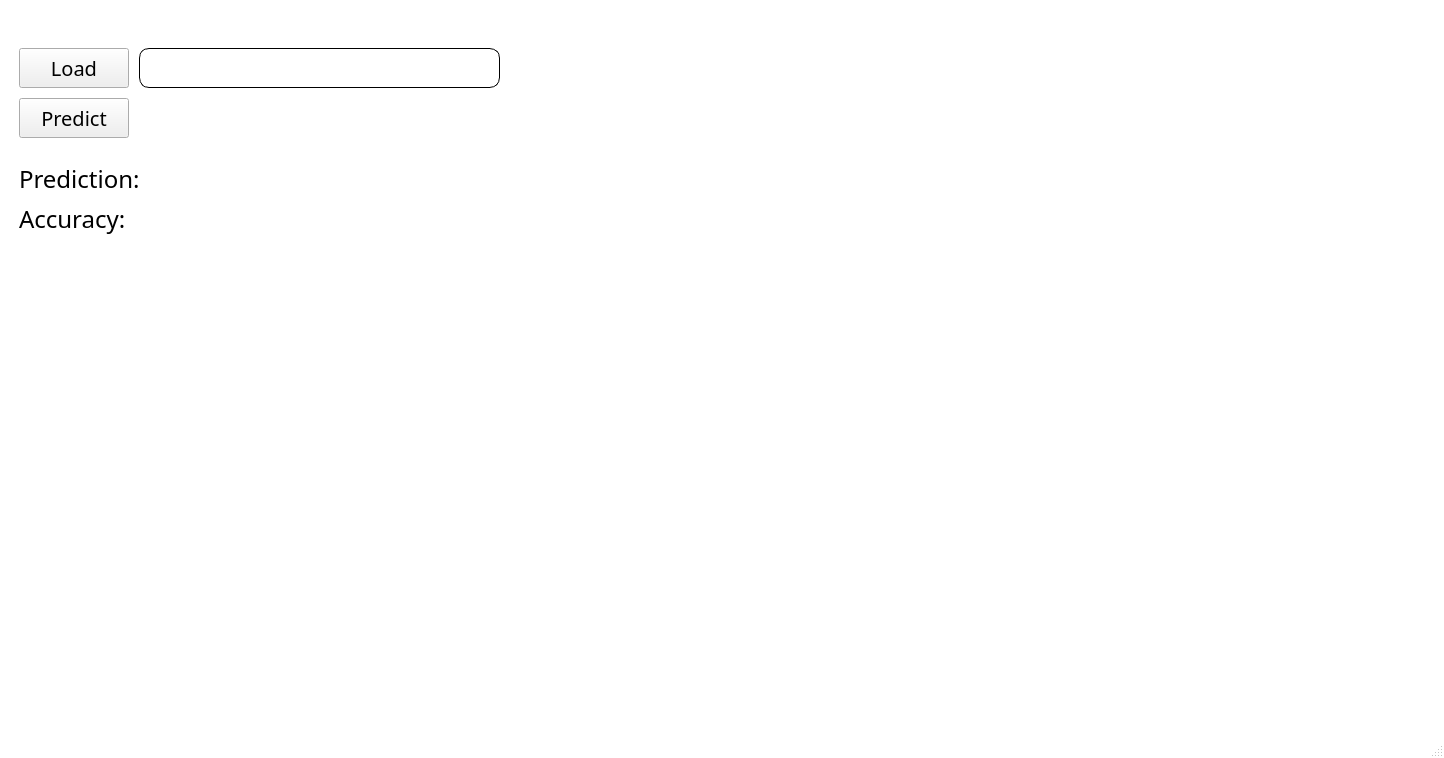
<?xml version="1.0" encoding="UTF-8"?>
<ui version="4.0">
 <class>MainWindow</class>
 <widget class="QMainWindow" name="MainWindow">
  <property name="geometry">
   <rect>
    <x>0</x>
    <y>0</y>
    <width>1444</width>
    <height>758</height>
   </rect>
  </property>
  <property name="windowTitle">
   <string>Image-Recognition</string>
  </property>
  <property name="styleSheet">
   <string notr="true">#MainWindow {
	background-color: white;
}</string>
  </property>
  <widget class="QWidget" name="centralwidget">
   <property name="styleSheet">
    <string notr="true">QLabel {
	font-family: JUST Sans;
	font-size: 24px;
}

QLabel#prediction {
	color: rgb(255, 170, 0);
	font-weight: bold;
}

QLabel#accuracy {
	color: rgb(255, 0, 4);
	font-weight: bold;
}

QPushButton{
	font-family: JUST Sans;
	font-size: 20px;
}

QLineEdit {
	font-family: JUST Sans;
	font-size: 20px;	
	border-style: solid;
	border-width: 1px;
	border-radius: 10px 10px 10px 10px;
	color: rgb(0, 203, 0)
}

QFrame {
	background-color: white;
	border: 0px;
}

QLineEdit {
	font-family: JUST Sans;
	font-size: 20px;
}

QScrollArea QWidget{
	background-color: white;
}
</string>
   </property>
   <layout class="QHBoxLayout" name="horizontalLayout">
    <item>
     <widget class="QFrame" name="left_frame">
      <property name="enabled">
       <bool>true</bool>
      </property>
      <property name="sizePolicy">
       <sizepolicy hsizetype="MinimumExpanding" vsizetype="Preferred">
        <horstretch>0</horstretch>
        <verstretch>0</verstretch>
       </sizepolicy>
      </property>
      <property name="minimumSize">
       <size>
        <width>700</width>
        <height>660</height>
       </size>
      </property>
      <property name="maximumSize">
       <size>
        <width>0</width>
        <height>660</height>
       </size>
      </property>
      <property name="styleSheet">
       <string notr="true"/>
      </property>
      <property name="frameShape">
       <enum>QFrame::StyledPanel</enum>
      </property>
      <property name="frameShadow">
       <enum>QFrame::Raised</enum>
      </property>
      <widget class="QLineEdit" name="img_path">
       <property name="geometry">
        <rect>
         <x>130</x>
         <y>10</y>
         <width>361</width>
         <height>40</height>
        </rect>
       </property>
       <property name="styleSheet">
        <string notr="true"/>
       </property>
      </widget>
      <widget class="QPushButton" name="load_img">
       <property name="geometry">
        <rect>
         <x>10</x>
         <y>10</y>
         <width>110</width>
         <height>40</height>
        </rect>
       </property>
       <property name="styleSheet">
        <string notr="true"/>
       </property>
       <property name="text">
        <string>Load</string>
       </property>
      </widget>
      <widget class="QPushButton" name="predict">
       <property name="geometry">
        <rect>
         <x>10</x>
         <y>60</y>
         <width>110</width>
         <height>40</height>
        </rect>
       </property>
       <property name="styleSheet">
        <string notr="true"/>
       </property>
       <property name="text">
        <string>Predict</string>
       </property>
      </widget>
      <widget class="QFrame" name="hidden_frame">
       <property name="geometry">
        <rect>
         <x>10</x>
         <y>120</y>
         <width>681</width>
         <height>531</height>
        </rect>
       </property>
       <property name="frameShape">
        <enum>QFrame::StyledPanel</enum>
       </property>
       <property name="frameShadow">
        <enum>QFrame::Raised</enum>
       </property>
       <widget class="QLabel" name="label_1">
        <property name="geometry">
         <rect>
          <x>0</x>
          <y>10</y>
          <width>121</width>
          <height>21</height>
         </rect>
        </property>
        <property name="text">
         <string>Prediction: </string>
        </property>
       </widget>
       <widget class="QLabel" name="label_3">
        <property name="geometry">
         <rect>
          <x>0</x>
          <y>45</y>
          <width>131</width>
          <height>31</height>
         </rect>
        </property>
        <property name="text">
         <string>Accuracy:</string>
        </property>
       </widget>
       <widget class="QLabel" name="accuracy">
        <property name="geometry">
         <rect>
          <x>130</x>
          <y>50</y>
          <width>512</width>
          <height>24</height>
         </rect>
        </property>
        <property name="text">
         <string/>
        </property>
       </widget>
       <widget class="QLabel" name="prediction">
        <property name="geometry">
         <rect>
          <x>130</x>
          <y>10</y>
          <width>512</width>
          <height>24</height>
         </rect>
        </property>
        <property name="text">
         <string/>
        </property>
       </widget>
       <widget class="QScrollArea" name="prediction_list">
        <property name="geometry">
         <rect>
          <x>0</x>
          <y>80</y>
          <width>361</width>
          <height>351</height>
         </rect>
        </property>
        <property name="sizePolicy">
         <sizepolicy hsizetype="Fixed" vsizetype="Fixed">
          <horstretch>0</horstretch>
          <verstretch>0</verstretch>
         </sizepolicy>
        </property>
        <property name="widgetResizable">
         <bool>true</bool>
        </property>
        <widget class="QWidget" name="list">
         <property name="geometry">
          <rect>
           <x>0</x>
           <y>0</y>
           <width>361</width>
           <height>351</height>
          </rect>
         </property>
        </widget>
       </widget>
      </widget>
     </widget>
    </item>
    <item>
     <widget class="QFrame" name="right_frame">
      <property name="styleSheet">
       <string notr="true"/>
      </property>
      <property name="frameShape">
       <enum>QFrame::StyledPanel</enum>
      </property>
      <property name="frameShadow">
       <enum>QFrame::Raised</enum>
      </property>
      <layout class="QVBoxLayout" name="verticalLayout">
       <item>
        <widget class="QLabel" name="img">
         <property name="sizePolicy">
          <sizepolicy hsizetype="Ignored" vsizetype="Ignored">
           <horstretch>0</horstretch>
           <verstretch>0</verstretch>
          </sizepolicy>
         </property>
         <property name="minimumSize">
          <size>
           <width>700</width>
           <height>660</height>
          </size>
         </property>
         <property name="styleSheet">
          <string notr="true"/>
         </property>
         <property name="text">
          <string/>
         </property>
         <property name="alignment">
          <set>Qt::AlignCenter</set>
         </property>
        </widget>
       </item>
      </layout>
     </widget>
    </item>
   </layout>
  </widget>
  <widget class="QMenuBar" name="menubar">
   <property name="geometry">
    <rect>
     <x>0</x>
     <y>0</y>
     <width>1444</width>
     <height>21</height>
    </rect>
   </property>
  </widget>
  <widget class="QStatusBar" name="statusbar"/>
 </widget>
 <resources/>
 <connections/>
</ui>
